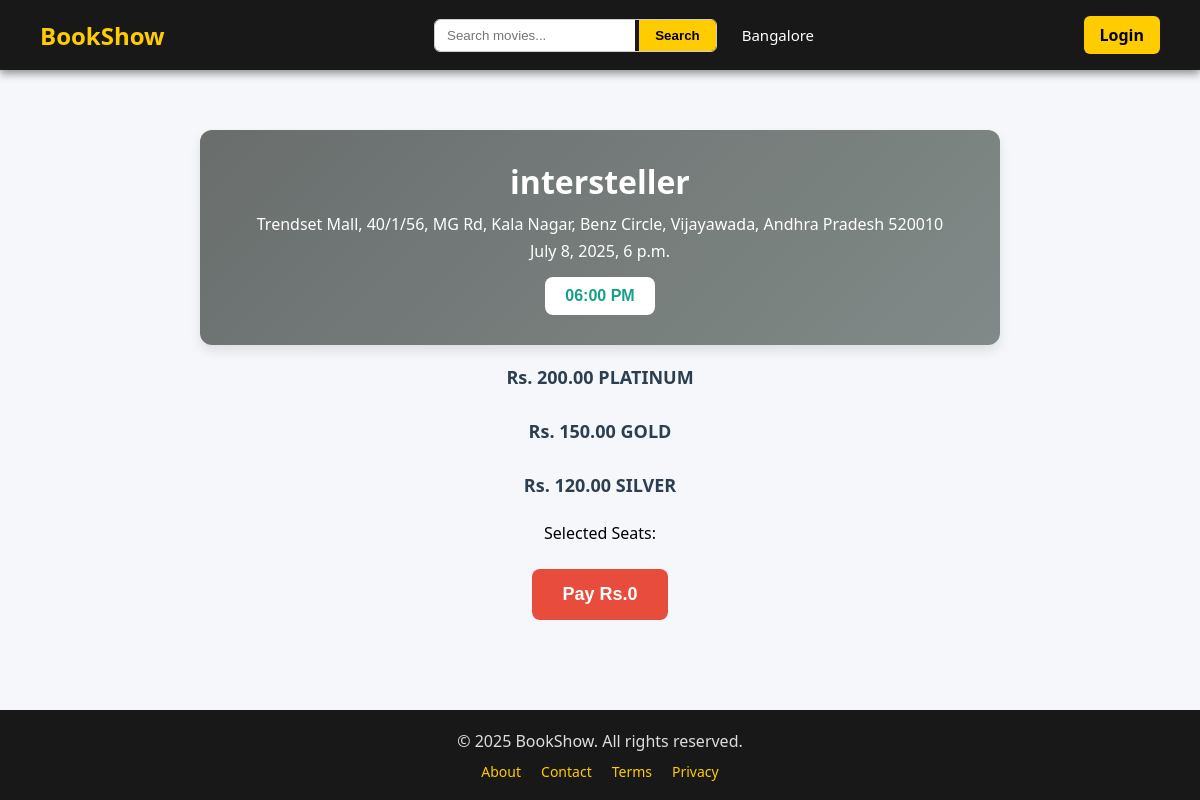
/bookings/seats/18/, run on the app's committed database.
### theaters/models.py (models this page shows, shortened)
class Showtime(models.Model):
    theater = models.ForeignKey(Theater, on_delete=models.CASCADE)
    movie = models.ForeignKey(Movie, on_delete=models.CASCADE)
    showtime = models.DateTimeField()
    silver_seats_price = models.DecimalField(max_digits=5, decimal_places=2, null=True, blank=True)
    gold_seats_price = models.DecimalField(max_digits=5, decimal_places=2, null=True, blank=True)
    platinum_seats_price = models.DecimalField(max_digits=5, decimal_places=2, null=True, blank=True)

class Theater(models.Model):
    name = models.CharField(max_length=100)
    city = models.CharField(max_length=100)
    address = models.TextField()

### movies/models.py (models this page shows, shortened)
class Movie(models.Model):
    title = models.CharField(max_length=300)
    genre = models.CharField(max_length=300,choices=genres,null=True, blank=True)
    language = models.CharField(max_length=300,choices=languages,null=True,blank=True)
    synopsis = models.TextField(null=True,blank=True)
    duration_minutes = models.IntegerField(null=True,blank=True)
    release_date = models.DateField(null=True,blank=True)
    trailer_url = models.URLField(null=True,blank=True)
    status = models.CharField(max_length=300, choices=[('Upcoming','Upcoming'),('Released','Released')], null=True,blank=True)
    created_at = models.DateField(auto_now_add=True)
    movie_image = models.ImageField(upload_to='movies/',null=True,blank=True)
    slug = models.CharField(max_length=2000,null=True,blank=True)
    def __str__(self):
        return self.title

### bookings/views.py (the view, shortened to what this page needs)
# urls.py: path('seats/<int:show_id>/',views.Seat_Selection_view,name='seats'),
def Seat_Selection_view(request, show_id):
    showtime_obj = Showtime.objects.get(id=show_id)
    theater = showtime_obj.theater
    movie = showtime_obj.movie
    seats = Seat.objects.filter(theater=theater).order_by('row_label', 'seat_number')
    seat_rows = {}
    booked_seats = [booking_seat.seat for booking_seat in BookingSeat.objects.filter(showtime=showtime_obj)]
    context = {
        'movie': movie,
        'theater': theater,
        'showtime': showtime_obj,
        'seats': seats,
        'seat_rows': seat_rows,
    }
    return render(request, 'theaters/seatselection.html', context)

### templates/theaters/seatselection.html (shortened to what this page needs)
{% extends 'dashboard/base_dashboard.html' %}
{% block content %}
{% load static %}
<link rel="stylesheet" href="{% static 'css/theaters/seatselection.css' %}">
<div class="showtime-header">
  <h2>{{ showtime.movie }}</h2>
  <p>{{ showtime.theater.address }}</p>
  <p>{{ showtime.showtime }}</p>
  <div class="showtimes">
    <button>{{ showtime.showtime|time:"h:i A" }}</button>
  </div>
</div>
<div class="container">
  <div class="seating">
    <div class="category-label">Rs. {{ showtime.platinum_seats_price }} PLATINUM</div>
    <div class="category-label">Rs. {{ showtime.gold_seats_price }} GOLD</div>
    <div class="category-label">Rs. {{ showtime.silver_seats_price }} SILVER</div>
    <form method="POST" action="{% url 'seatbooking' showtime.id %}">
      <p id="selectedSeatsDisplay">Selected Seats: </p>
      <button type="submit" class="pay-button" id="payButton">Pay Rs.0</button>
    </form>
  </div>
</div>
{% endblock %}

### static/css/base_dashboard.css (style rules this page uses)
* { margin: 0; padding: 0; box-sizing: border-box; }
body, html { font-family: Arial, sans-serif; min-height: 100vh; overflow-x: hidden; background-color: #f9f9f9; }

### static/css/theaters/seatselection.css (style rules this page uses)
body { font-family: 'Segoe UI', sans-serif; background: #f5f7fa; margin: 0; padding: 0; }
.category-label { font-size: 18px; font-weight: 600; margin: 20px 0 10px; color: #2c3e50; text-align: center; }
.pay-button { margin-top: 25px; background-color: #e74c3c; color: #fff; padding: 15px 30px; border: none; border-radius: 8px; font-size: 18px; font-weight: bold; cursor: pointer; display: block; margin-left: auto; margin-right: auto; }
#selectedSeatsDisplay { text-align: center; margin-top: 15px; font-size: 16px; }
.showtime-header { background: linear-gradient(135deg, #696e6d, #818a88); color: white; padding: 30px 20px; border-radius: 12px; margin: 20px auto; text-align: center; box-shadow: 0 6px 12px rgba(0, 0, 0, 0.1); max-width: 800px; }
.showtime-header h2 { font-size: 32px; font-weight: bold; margin-bottom: 10px; }
.showtime-header p { font-size: 16px; margin: 5px 0; }
.showtime-header .showtimes { margin-top: 15px; }
.showtime-header .showtimes button { background-color: white; color: #16a085; border: none; padding: 10px 20px; font-weight: 600; font-size: 16px; border-radius: 8px; cursor: pointer; transition: all 0.3s ease; }

### data on the page
Showtime: movie "intersteller", theater.address "Trendset Mall, 40/1/56, MG Rd, Kala Nagar, Benz Circle, Vijayawada, Andhra Pradesh 520010", showtime "July 8, 2025, 6 p.m.", showtime "06:00 PM", platinum_seats_price "200.00", gold_seats_price "150.00", silver_seats_price "120.00"
